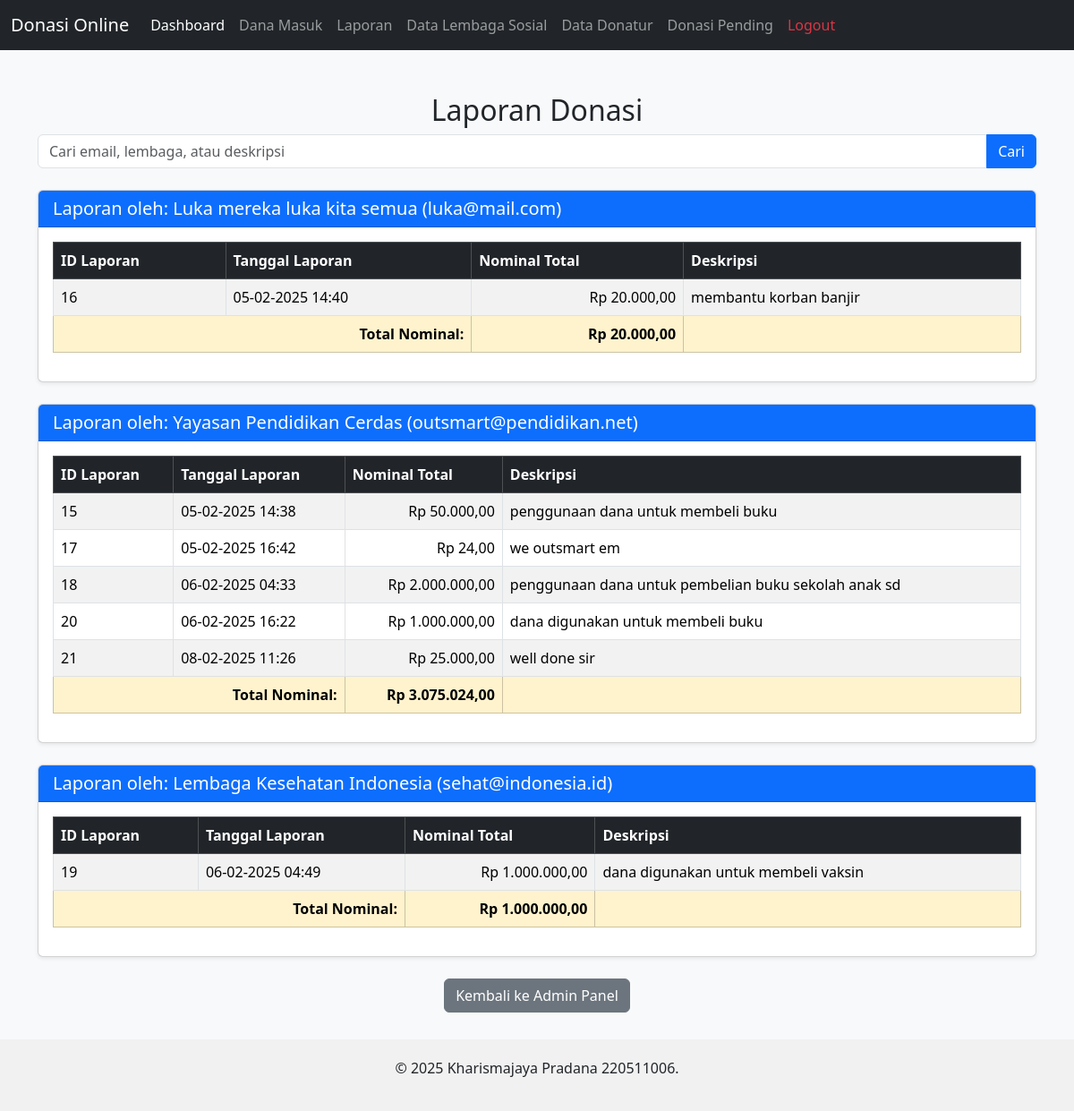
The page /data_laporan.php (signed in) on the database its author committed.
### tables this page shows
CREATE TABLE `lembaga_sosial` (
  `id` int(11) NOT NULL,
  `nama_lembaga` varchar(100) NOT NULL,
  `email` varchar(100) NOT NULL
);

CREATE TABLE `laporan` (
  `id` int(11) NOT NULL,
  `lembaga_id` int(11) DEFAULT NULL,
  `nama_lembaga` varchar(255) DEFAULT NULL,
  `deskripsi` text NOT NULL,
  `nominal` decimal(15,2) DEFAULT NULL,
  `created_at` timestamp NOT NULL DEFAULT current_timestamp()
);

### data_laporan.php (the view, shortened to what this page needs)
<?php
include 'db.php';
$search_query = "";
$laporan_result = mysqli_query($conn, "
    SELECT laporan.*, lembaga_sosial.email, lembaga_sosial.nama_lembaga
    FROM laporan
    LEFT JOIN lembaga_sosial ON laporan.lembaga_id = lembaga_sosial.id
    $search_query
    ORDER BY lembaga_sosial.email ASC
");
$laporan_by_email = [];
while ($laporan = mysqli_fetch_assoc($laporan_result)) {
    $laporan_by_email[$laporan['email']][] = $laporan;
}
?>
<!DOCTYPE html>
<html lang="id">
<head>
    <link href="https://cdn.jsdelivr.net/npm/bootstrap@5.3.2/dist/css/bootstrap.min.css" rel="stylesheet">
</head>
<body class="bg-light">
<nav class="navbar navbar-expand-lg navbar-dark bg-dark">
    <div class="container-fluid">
        <a class="navbar-brand" href="#">Donasi Online</a>
        <div class="collapse navbar-collapse" id="navbarNav">
            <ul class="navbar-nav">
                <li class="nav-item">
                    <a class="nav-link active" href="admin.php">Dashboard</a>
                </li>
                <li class="nav-item">
                    <a class="nav-link" href="data_donasi_masuk.php">Dana Masuk</a>
                </li>
                <li class="nav-item">
                    <a class="nav-link" href="data_laporan.php">Laporan</a>
                </li>
                <li class="nav-item">
                    <a class="nav-link" href="data_lembaga_sosial.php">Data Lembaga Sosial</a>
                </li>
                <li class="nav-item">
                    <a class="nav-link" href="data_donatur.php">Data Donatur</a>
                </li>
                <li class="nav-item">
                    <a class="nav-link" href="donasi_pending.php">Donasi Pending</a>
                </li>
                <li class="nav-item">
                    <a class="nav-link text-danger" href="logout.php">Logout</a>
                </li>
            </ul>
        </div>
    </div>
</nav>
    <div class="container mt-5">
        <h2 class="text-center">Laporan Donasi</h2>
        <form method="GET" class="mb-4">
            <div class="input-group">
                <input type="text" name="search" class="form-control" placeholder="Cari email, lembaga, atau deskripsi" value="<?= isset($_GET['search']) ? $_GET['search'] : '' ?>">
                <button type="submit" class="btn btn-primary">Cari</button>
            </div>
        </form>
        <?php if (!empty($laporan_by_email)) { ?>
            <?php foreach ($laporan_by_email as $email => $laporan_list) { ?>
                <div class="card mb-4 shadow-sm">
                    <div class="card-header bg-primary text-white">
                        <h5 class="mb-0">Laporan oleh: <?= htmlspecialchars($laporan_list[0]['nama_lembaga']) ?> (<?= htmlspecialchars($email); ?>)</h5>
                    </div>
                    <div class="card-body">
                        <table class="table table-bordered table-striped">
                            <thead class="table-dark">
                                <tr>
                                    <th>ID Laporan</th>
                                    <th>Tanggal Laporan</th>
                                    <th>Nominal Total</th>
                                    <th>Deskripsi</th>
                                </tr>
                            </thead>
                            <tbody>
                                <?php $total_nominal = 0; ?>
                                <?php foreach ($laporan_list as $laporan) {
                                    $total_nominal += $laporan['nominal']; ?>
                                    <tr>
                                        <td><?= $laporan['id']; ?></td>
                                        <td><?= date("d-m-Y H:i", strtotime($laporan['created_at'])); ?></td>
                                        <td class="text-end">Rp <?= number_format($laporan['nominal'], 2, ',', '.'); ?></td>
                                        <td><?= htmlspecialchars($laporan['deskripsi']); ?></td>
                                    </tr>
                                <?php } ?>
                                <tr class="table-warning">
                                    <td colspan="2" class="text-end"><strong>Total Nominal:</strong></td>
                                    <td class="text-end"><strong>Rp <?= number_format($total_nominal, 2, ',', '.'); ?></strong></td>
                                    <td></td>
                                </tr>
                            </tbody>
                        </table>
                    </div>
                </div>
            <?php } ?>
        <?php } else { ?>
            <div class="alert alert-warning text-center">Tidak ada data yang cocok dengan pencarian.</div>
        <?php } ?>
        <div class="text-center mt-3">
            <a href="admin.php" class="btn btn-secondary">Kembali ke Admin Panel</a>
        </div>
    </div>
    <?php include 'footer.php'; ?>
</body>
</html>

### rows shown on the page
lembaga_sosial: nama_lembaga "Luka mereka luka kita semua"
laporan: id "16", created_at "05-02-2025 14:40", nominal "20.000,00", deskripsi "membantu korban banjir"
lembaga_sosial: nama_lembaga "Yayasan Pendidikan Cerdas"
laporan: id "15", created_at "05-02-2025 14:38", nominal "50.000,00", deskripsi "penggunaan dana untuk membeli buku"
laporan: id "17", created_at "05-02-2025 16:42", nominal "24,00", deskripsi "we outsmart em"
laporan: id "18", created_at "06-02-2025 04:33", nominal "2.000.000,00", deskripsi "penggunaan dana untuk pembelian buku sekolah anak sd"
laporan: id "20", created_at "06-02-2025 16:22", nominal "1.000.000,00", deskripsi "dana digunakan untuk membeli buku"
laporan: id "21", created_at "08-02-2025 11:26", nominal "25.000,00", deskripsi "well done sir"
lembaga_sosial: nama_lembaga "Lembaga Kesehatan Indonesia"
laporan: id "19", created_at "06-02-2025 04:49", nominal "1.000.000,00", deskripsi "dana digunakan untuk membeli vaksin"

### other values the page prints
$email "luka@mail.com"
$total_nominal "20.000,00"
$email "outsmart@pendidikan.net"
$total_nominal "3.075.024,00"
$email "sehat@indonesia.id"
$total_nominal "1.000.000,00"
